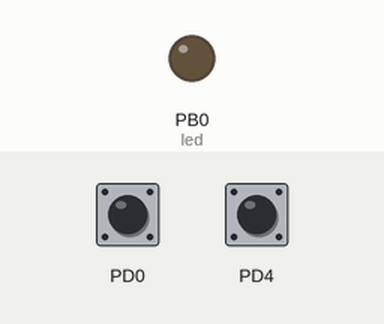
The program below on a simulated ATmega328P, built with avr-gcc and emulated at 8 MHz (the files do not name the chip). On the bench: output pins drawn as LEDs (lit = HIGH). The test bench sets the inputs (shaded band); at power-on: PD0 LOW, PD4 HIGH.

Above: at 1.2 s.
1.3 s: PD0 pulled HIGH for 0.15 s
At 2.0 s:
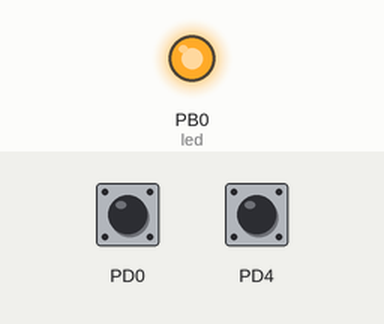
2.9 s: PD4 pulled LOW for 0.15 s
At 4.2 s:
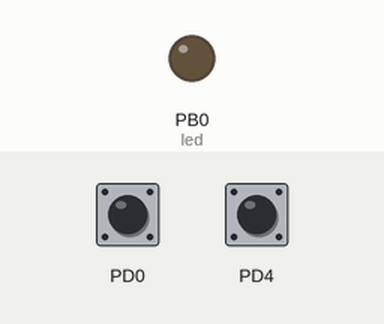
4.5 s: PD0 pulled HIGH for 1 s
At 6.8 s:
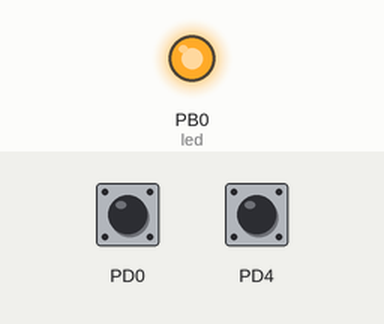
Timing chart, 0 to 8.3 s (numbered marks = the images above; inputs shaded):
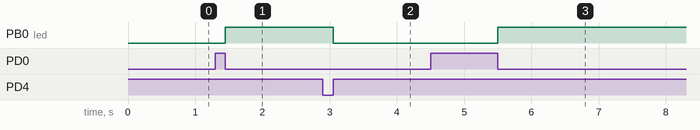

The program:

main.cpp
```cpp
#include <avr/io.h>
#include <util/delay.h>

#define setBit(Reg, Bit) (Reg |= (1<<Bit))
#define clearBit(Reg, Bit) (Reg &= ~(1<<Bit))
#define toggleBit(Reg, Bit) (Reg ^= (1<<Bit))
#define checkBit(Reg, Bit) ((Reg>>Bit) & 0x01)

int main(void)
{
    setBit(DDRB, 0); // Config PB0 as Output
    clearBit(DDRD, 0); // Config PD0 as Input
    clearBit(DDRD, 4); // Config PD4 as Input
    setBit(PORTD, 4); // Enable Internal Pull-up PD4
    clearBit(MCUCR, PUD); // Enbale Internal Pull-Up Feature
    while(1)
    {
        if(checkBit(PIND, 0)) // check if pushbutton is pressed (PD0 is Active High)
        {
            while(checkBit(PIND, 0)); // wait until pushbutton is release (PD0 is Active High)
            setBit(PORTB, 0); // Turn the led On
        };

        if(!checkBit(PIND, 4)) // check if pushbutton is pressed (PD4 is Active Low)
        {
            while(!checkBit(PIND, 4)); // wait until pushbutton is release (PD4 is Active Low)
            clearBit(PORTB, 0); // Turn the led Off
        };
    };
};
```

Measured:
- after the input at 1.3 s, PB0 (led): LOW → HIGH after 0.15 s
- after the input at 2.9 s, PB0 (led): HIGH → LOW after 0.15 s
- after the input at 4.5 s, PB0 (led): LOW → HIGH after 1.0 s
